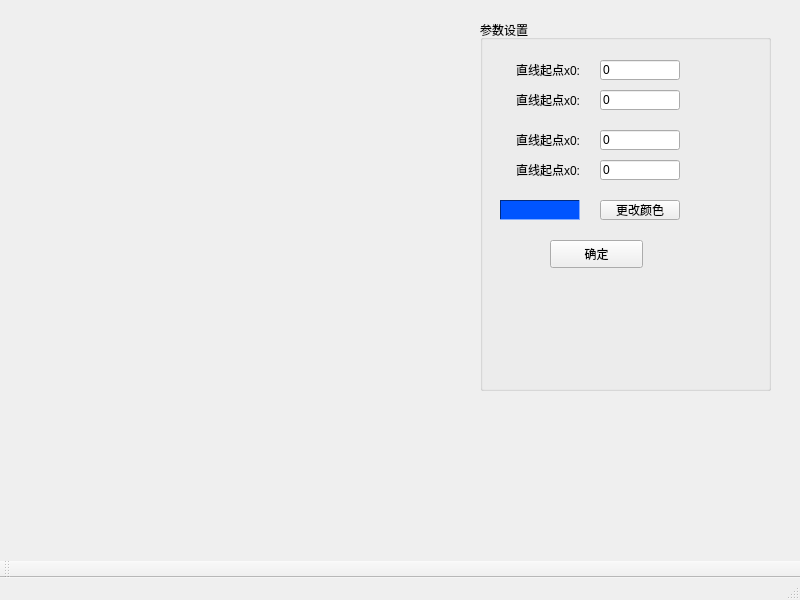
<?xml version="1.0" encoding="UTF-8"?>
<ui version="4.0">
 <class>MainWindow</class>
 <widget class="QMainWindow" name="MainWindow">
  <property name="geometry">
   <rect>
    <x>0</x>
    <y>0</y>
    <width>800</width>
    <height>600</height>
   </rect>
  </property>
  <property name="windowTitle">
   <string>直线的DDA生成算法</string>
  </property>
  <widget class="QWidget" name="centralwidget">
   <widget class="QGroupBox" name="groupBox_set">
    <property name="geometry">
     <rect>
      <x>480</x>
      <y>20</y>
      <width>291</width>
      <height>371</height>
     </rect>
    </property>
    <property name="title">
     <string>参数设置</string>
    </property>
    <widget class="QLabel" name="label_x0">
     <property name="geometry">
      <rect>
       <x>20</x>
       <y>40</y>
       <width>80</width>
       <height>20</height>
      </rect>
     </property>
     <property name="layoutDirection">
      <enum>Qt::RightToLeft</enum>
     </property>
     <property name="text">
      <string>直线起点x0:</string>
     </property>
     <property name="alignment">
      <set>Qt::AlignRight|Qt::AlignTrailing|Qt::AlignVCenter</set>
     </property>
    </widget>
    <widget class="QLineEdit" name="lineEdit_x0">
     <property name="geometry">
      <rect>
       <x>120</x>
       <y>40</y>
       <width>80</width>
       <height>20</height>
      </rect>
     </property>
     <property name="text">
      <string>0</string>
     </property>
    </widget>
    <widget class="QLabel" name="label_y0">
     <property name="geometry">
      <rect>
       <x>20</x>
       <y>70</y>
       <width>80</width>
       <height>20</height>
      </rect>
     </property>
     <property name="layoutDirection">
      <enum>Qt::RightToLeft</enum>
     </property>
     <property name="text">
      <string>直线起点x0:</string>
     </property>
     <property name="alignment">
      <set>Qt::AlignRight|Qt::AlignTrailing|Qt::AlignVCenter</set>
     </property>
    </widget>
    <widget class="QLineEdit" name="lineEdit_y0">
     <property name="geometry">
      <rect>
       <x>120</x>
       <y>70</y>
       <width>80</width>
       <height>20</height>
      </rect>
     </property>
     <property name="text">
      <string>0</string>
     </property>
    </widget>
    <widget class="QLabel" name="label_y1">
     <property name="geometry">
      <rect>
       <x>20</x>
       <y>140</y>
       <width>80</width>
       <height>20</height>
      </rect>
     </property>
     <property name="layoutDirection">
      <enum>Qt::RightToLeft</enum>
     </property>
     <property name="text">
      <string>直线起点x0:</string>
     </property>
     <property name="alignment">
      <set>Qt::AlignRight|Qt::AlignTrailing|Qt::AlignVCenter</set>
     </property>
    </widget>
    <widget class="QLabel" name="label_x1">
     <property name="geometry">
      <rect>
       <x>20</x>
       <y>110</y>
       <width>80</width>
       <height>20</height>
      </rect>
     </property>
     <property name="layoutDirection">
      <enum>Qt::RightToLeft</enum>
     </property>
     <property name="text">
      <string>直线起点x0:</string>
     </property>
     <property name="alignment">
      <set>Qt::AlignRight|Qt::AlignTrailing|Qt::AlignVCenter</set>
     </property>
    </widget>
    <widget class="QLineEdit" name="lineEdit_y1">
     <property name="geometry">
      <rect>
       <x>120</x>
       <y>140</y>
       <width>80</width>
       <height>20</height>
      </rect>
     </property>
     <property name="text">
      <string>0</string>
     </property>
    </widget>
    <widget class="QLineEdit" name="lineEdit_x1">
     <property name="geometry">
      <rect>
       <x>120</x>
       <y>110</y>
       <width>80</width>
       <height>20</height>
      </rect>
     </property>
     <property name="text">
      <string>0</string>
     </property>
    </widget>
    <widget class="QFrame" name="frame_color">
     <property name="geometry">
      <rect>
       <x>20</x>
       <y>180</y>
       <width>80</width>
       <height>20</height>
      </rect>
     </property>
     <property name="palette">
      <palette>
       <active>
        <colorrole role="WindowText">
         <brush brushstyle="SolidPattern">
          <color alpha="255">
           <red>0</red>
           <green>0</green>
           <blue>0</blue>
          </color>
         </brush>
        </colorrole>
        <colorrole role="Button">
         <brush brushstyle="SolidPattern">
          <color alpha="255">
           <red>0</red>
           <green>85</green>
           <blue>255</blue>
          </color>
         </brush>
        </colorrole>
        <colorrole role="Light">
         <brush brushstyle="SolidPattern">
          <color alpha="255">
           <red>127</red>
           <green>170</green>
           <blue>255</blue>
          </color>
         </brush>
        </colorrole>
        <colorrole role="Midlight">
         <brush brushstyle="SolidPattern">
          <color alpha="255">
           <red>63</red>
           <green>127</green>
           <blue>255</blue>
          </color>
         </brush>
        </colorrole>
        <colorrole role="Dark">
         <brush brushstyle="SolidPattern">
          <color alpha="255">
           <red>0</red>
           <green>42</green>
           <blue>127</blue>
          </color>
         </brush>
        </colorrole>
        <colorrole role="Mid">
         <brush brushstyle="SolidPattern">
          <color alpha="255">
           <red>0</red>
           <green>56</green>
           <blue>170</blue>
          </color>
         </brush>
        </colorrole>
        <colorrole role="Text">
         <brush brushstyle="SolidPattern">
          <color alpha="255">
           <red>0</red>
           <green>0</green>
           <blue>0</blue>
          </color>
         </brush>
        </colorrole>
        <colorrole role="BrightText">
         <brush brushstyle="SolidPattern">
          <color alpha="255">
           <red>255</red>
           <green>255</green>
           <blue>255</blue>
          </color>
         </brush>
        </colorrole>
        <colorrole role="ButtonText">
         <brush brushstyle="SolidPattern">
          <color alpha="255">
           <red>0</red>
           <green>0</green>
           <blue>0</blue>
          </color>
         </brush>
        </colorrole>
        <colorrole role="Base">
         <brush brushstyle="SolidPattern">
          <color alpha="255">
           <red>255</red>
           <green>255</green>
           <blue>255</blue>
          </color>
         </brush>
        </colorrole>
        <colorrole role="Window">
         <brush brushstyle="SolidPattern">
          <color alpha="255">
           <red>0</red>
           <green>85</green>
           <blue>255</blue>
          </color>
         </brush>
        </colorrole>
        <colorrole role="Shadow">
         <brush brushstyle="SolidPattern">
          <color alpha="255">
           <red>0</red>
           <green>0</green>
           <blue>0</blue>
          </color>
         </brush>
        </colorrole>
        <colorrole role="AlternateBase">
         <brush brushstyle="SolidPattern">
          <color alpha="255">
           <red>127</red>
           <green>170</green>
           <blue>255</blue>
          </color>
         </brush>
        </colorrole>
        <colorrole role="ToolTipBase">
         <brush brushstyle="SolidPattern">
          <color alpha="255">
           <red>255</red>
           <green>255</green>
           <blue>220</blue>
          </color>
         </brush>
        </colorrole>
        <colorrole role="ToolTipText">
         <brush brushstyle="SolidPattern">
          <color alpha="255">
           <red>0</red>
           <green>0</green>
           <blue>0</blue>
          </color>
         </brush>
        </colorrole>
        <colorrole role="PlaceholderText">
         <brush brushstyle="SolidPattern">
          <color alpha="128">
           <red>0</red>
           <green>0</green>
           <blue>0</blue>
          </color>
         </brush>
        </colorrole>
       </active>
       <inactive>
        <colorrole role="WindowText">
         <brush brushstyle="SolidPattern">
          <color alpha="255">
           <red>0</red>
           <green>0</green>
           <blue>0</blue>
          </color>
         </brush>
        </colorrole>
        <colorrole role="Button">
         <brush brushstyle="SolidPattern">
          <color alpha="255">
           <red>0</red>
           <green>85</green>
           <blue>255</blue>
          </color>
         </brush>
        </colorrole>
        <colorrole role="Light">
         <brush brushstyle="SolidPattern">
          <color alpha="255">
           <red>127</red>
           <green>170</green>
           <blue>255</blue>
          </color>
         </brush>
        </colorrole>
        <colorrole role="Midlight">
         <brush brushstyle="SolidPattern">
          <color alpha="255">
           <red>63</red>
           <green>127</green>
           <blue>255</blue>
          </color>
         </brush>
        </colorrole>
        <colorrole role="Dark">
         <brush brushstyle="SolidPattern">
          <color alpha="255">
           <red>0</red>
           <green>42</green>
           <blue>127</blue>
          </color>
         </brush>
        </colorrole>
        <colorrole role="Mid">
         <brush brushstyle="SolidPattern">
          <color alpha="255">
           <red>0</red>
           <green>56</green>
           <blue>170</blue>
          </color>
         </brush>
        </colorrole>
        <colorrole role="Text">
         <brush brushstyle="SolidPattern">
          <color alpha="255">
           <red>0</red>
           <green>0</green>
           <blue>0</blue>
          </color>
         </brush>
        </colorrole>
        <colorrole role="BrightText">
         <brush brushstyle="SolidPattern">
          <color alpha="255">
           <red>255</red>
           <green>255</green>
           <blue>255</blue>
          </color>
         </brush>
        </colorrole>
        <colorrole role="ButtonText">
         <brush brushstyle="SolidPattern">
          <color alpha="255">
           <red>0</red>
           <green>0</green>
           <blue>0</blue>
          </color>
         </brush>
        </colorrole>
        <colorrole role="Base">
         <brush brushstyle="SolidPattern">
          <color alpha="255">
           <red>255</red>
           <green>255</green>
           <blue>255</blue>
          </color>
         </brush>
        </colorrole>
        <colorrole role="Window">
         <brush brushstyle="SolidPattern">
          <color alpha="255">
           <red>0</red>
           <green>85</green>
           <blue>255</blue>
          </color>
         </brush>
        </colorrole>
        <colorrole role="Shadow">
         <brush brushstyle="SolidPattern">
          <color alpha="255">
           <red>0</red>
           <green>0</green>
           <blue>0</blue>
          </color>
         </brush>
        </colorrole>
        <colorrole role="AlternateBase">
         <brush brushstyle="SolidPattern">
          <color alpha="255">
           <red>127</red>
           <green>170</green>
           <blue>255</blue>
          </color>
         </brush>
        </colorrole>
        <colorrole role="ToolTipBase">
         <brush brushstyle="SolidPattern">
          <color alpha="255">
           <red>255</red>
           <green>255</green>
           <blue>220</blue>
          </color>
         </brush>
        </colorrole>
        <colorrole role="ToolTipText">
         <brush brushstyle="SolidPattern">
          <color alpha="255">
           <red>0</red>
           <green>0</green>
           <blue>0</blue>
          </color>
         </brush>
        </colorrole>
        <colorrole role="PlaceholderText">
         <brush brushstyle="SolidPattern">
          <color alpha="128">
           <red>0</red>
           <green>0</green>
           <blue>0</blue>
          </color>
         </brush>
        </colorrole>
       </inactive>
       <disabled>
        <colorrole role="WindowText">
         <brush brushstyle="SolidPattern">
          <color alpha="255">
           <red>0</red>
           <green>42</green>
           <blue>127</blue>
          </color>
         </brush>
        </colorrole>
        <colorrole role="Button">
         <brush brushstyle="SolidPattern">
          <color alpha="255">
           <red>0</red>
           <green>85</green>
           <blue>255</blue>
          </color>
         </brush>
        </colorrole>
        <colorrole role="Light">
         <brush brushstyle="SolidPattern">
          <color alpha="255">
           <red>127</red>
           <green>170</green>
           <blue>255</blue>
          </color>
         </brush>
        </colorrole>
        <colorrole role="Midlight">
         <brush brushstyle="SolidPattern">
          <color alpha="255">
           <red>63</red>
           <green>127</green>
           <blue>255</blue>
          </color>
         </brush>
        </colorrole>
        <colorrole role="Dark">
         <brush brushstyle="SolidPattern">
          <color alpha="255">
           <red>0</red>
           <green>42</green>
           <blue>127</blue>
          </color>
         </brush>
        </colorrole>
        <colorrole role="Mid">
         <brush brushstyle="SolidPattern">
          <color alpha="255">
           <red>0</red>
           <green>56</green>
           <blue>170</blue>
          </color>
         </brush>
        </colorrole>
        <colorrole role="Text">
         <brush brushstyle="SolidPattern">
          <color alpha="255">
           <red>0</red>
           <green>42</green>
           <blue>127</blue>
          </color>
         </brush>
        </colorrole>
        <colorrole role="BrightText">
         <brush brushstyle="SolidPattern">
          <color alpha="255">
           <red>255</red>
           <green>255</green>
           <blue>255</blue>
          </color>
         </brush>
        </colorrole>
        <colorrole role="ButtonText">
         <brush brushstyle="SolidPattern">
          <color alpha="255">
           <red>0</red>
           <green>42</green>
           <blue>127</blue>
          </color>
         </brush>
        </colorrole>
        <colorrole role="Base">
         <brush brushstyle="SolidPattern">
          <color alpha="255">
           <red>0</red>
           <green>85</green>
           <blue>255</blue>
          </color>
         </brush>
        </colorrole>
        <colorrole role="Window">
         <brush brushstyle="SolidPattern">
          <color alpha="255">
           <red>0</red>
           <green>85</green>
           <blue>255</blue>
          </color>
         </brush>
        </colorrole>
        <colorrole role="Shadow">
         <brush brushstyle="SolidPattern">
          <color alpha="255">
           <red>0</red>
           <green>0</green>
           <blue>0</blue>
          </color>
         </brush>
        </colorrole>
        <colorrole role="AlternateBase">
         <brush brushstyle="SolidPattern">
          <color alpha="255">
           <red>0</red>
           <green>85</green>
           <blue>255</blue>
          </color>
         </brush>
        </colorrole>
        <colorrole role="ToolTipBase">
         <brush brushstyle="SolidPattern">
          <color alpha="255">
           <red>255</red>
           <green>255</green>
           <blue>220</blue>
          </color>
         </brush>
        </colorrole>
        <colorrole role="ToolTipText">
         <brush brushstyle="SolidPattern">
          <color alpha="255">
           <red>0</red>
           <green>0</green>
           <blue>0</blue>
          </color>
         </brush>
        </colorrole>
        <colorrole role="PlaceholderText">
         <brush brushstyle="SolidPattern">
          <color alpha="128">
           <red>0</red>
           <green>0</green>
           <blue>0</blue>
          </color>
         </brush>
        </colorrole>
       </disabled>
      </palette>
     </property>
     <property name="autoFillBackground">
      <bool>true</bool>
     </property>
     <property name="frameShape">
      <enum>QFrame::Panel</enum>
     </property>
     <property name="frameShadow">
      <enum>QFrame::Sunken</enum>
     </property>
    </widget>
    <widget class="QPushButton" name="pushButton_color">
     <property name="geometry">
      <rect>
       <x>120</x>
       <y>180</y>
       <width>80</width>
       <height>20</height>
      </rect>
     </property>
     <property name="text">
      <string>更改颜色</string>
     </property>
    </widget>
    <widget class="QPushButton" name="pushButton_ok">
     <property name="geometry">
      <rect>
       <x>70</x>
       <y>220</y>
       <width>93</width>
       <height>28</height>
      </rect>
     </property>
     <property name="text">
      <string>确定</string>
     </property>
    </widget>
   </widget>
  </widget>
  <widget class="QMenuBar" name="menubar">
   <property name="geometry">
    <rect>
     <x>0</x>
     <y>0</y>
     <width>800</width>
     <height>26</height>
    </rect>
   </property>
  </widget>
  <widget class="QStatusBar" name="statusbar"/>
  <widget class="QToolBar" name="mainToolBar">
   <property name="windowTitle">
    <string>toolBar</string>
   </property>
   <attribute name="toolBarArea">
    <enum>BottomToolBarArea</enum>
   </attribute>
   <attribute name="toolBarBreak">
    <bool>false</bool>
   </attribute>
  </widget>
 </widget>
 <resources/>
 <connections/>
</ui>
